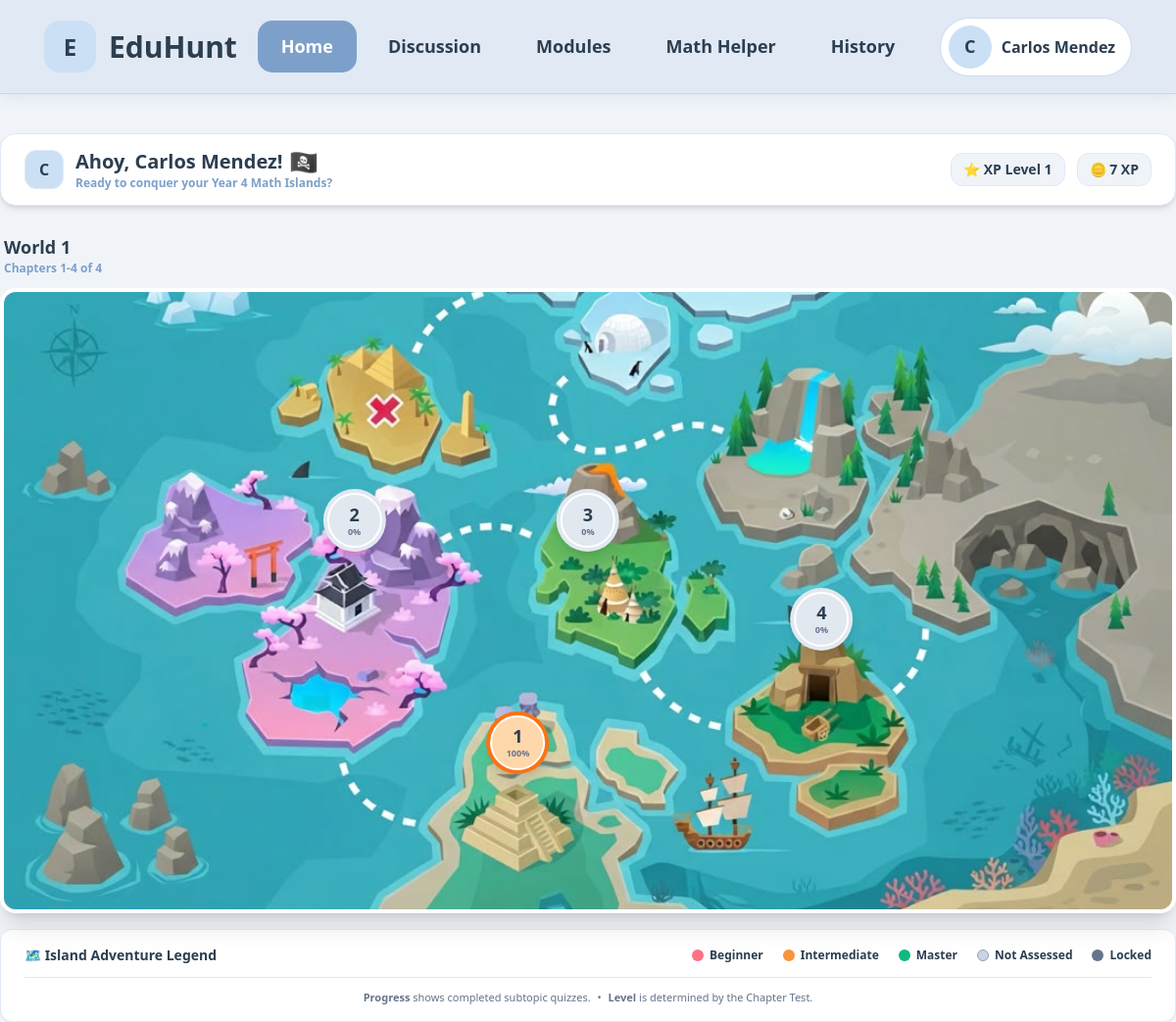
Page /student/index.php on the committed database.
### tables this page shows
CREATE TABLE students (
        id INTEGER PRIMARY KEY AUTOINCREMENT, 
        classroom_id INTEGER, 
        name TEXT NOT NULL, 
        status TEXT NOT NULL, 
        score INTEGER DEFAULT 0, 
        role TEXT DEFAULT 'student', 
        FOREIGN KEY(classroom_id) REFERENCES classrooms(id) ON DELETE SET NULL
    );

### student/index.php (the view, shortened to what this page needs)
<?php
require_once __DIR__ . '/../config/db.php';
$student_id = 3;
$stmt_student = $pdo->prepare("
    SELECT s.id, s.name, s.score AS xp, c.name AS classroom_name
    FROM students s
    LEFT JOIN classrooms c ON s.classroom_id = c.id
    WHERE s.id = ?
");
$stmt_student->execute([$student_id]);
$student = $stmt_student->fetch(PDO::FETCH_ASSOC);
$student['xp_level'] = max(1, (int) floor(((int)$student['xp']) / 100));
$chapter_positions = [
    ['theme_name' => 'Ancient Pyramid',       'x' => 44, 'y' => 84],
    ['theme_name' => 'Cherry Blossom Valley', 'x' => 30, 'y' => 48],
    ['theme_name' => 'Volcanic Jungle',       'x' => 50, 'y' => 48],
    ['theme_name' => 'Hidden Cove',           'x' => 70, 'y' => 64],
    ['theme_name' => 'Waterfall Cliffs',      'x' => 70, 'y' => 32],
    ['theme_name' => 'Frozen Igloo',          'x' => 54, 'y' => 12],
    ['theme_name' => 'Desert Treasure',       'x' => 32, 'y' => 20],
];
$chapters_per_world = count($chapter_positions);
$stmt_classroom = $pdo->prepare("
    SELECT classroom_id
    FROM students
    WHERE id = ?
");
$stmt_classroom->execute([$student_id]);
$classroom_id = $stmt_classroom->fetchColumn();
$chapter_rows = [];
if ($classroom_id) {
    $stmt_chapters = $pdo->prepare("
        SELECT id, chapter_name, is_unlocked
        FROM classroom_chapters
        WHERE classroom_id = ?
        ORDER BY id ASC
    ");
    $stmt_chapters->execute([$classroom_id]);
    $chapter_rows = $stmt_chapters->fetchAll(PDO::FETCH_ASSOC);
}
$total_chapters = count($chapter_rows);
$total_worlds = max(1, (int) ceil($total_chapters / $chapters_per_world));
$current_world = max(1, (int) ($_GET['world'] ?? 1));
$current_world = min($current_world, $total_worlds);
$world_offset = ($current_world - 1) * $chapters_per_world;
$visible_chapters = array_slice($chapter_rows, $world_offset, $chapters_per_world);
$chapter_levels = [];
$stmt_level = $pdo->prepare("
    SELECT island_id, level, status
    FROM student_progress
    WHERE student_id = ?
");
$stmt_level->execute([$student_id]);
$level_rows = $stmt_level->fetchAll(PDO::FETCH_ASSOC);
foreach ($level_rows as $row) {
    $island_id = (int)$row['island_id'];
    $chapter_levels[$island_id] = [
        'level' => (int)$row['level'],
        'status' => $row['status']
    ];
}
$islands = [];
foreach ($visible_chapters as $slot => $row) {
    $chapter_num = $world_offset + $slot + 1;
    $position = $chapter_positions[$slot];
    $chapter_name = $row['chapter_name'];
    $isUnlocked = (int) $row['is_unlocked'] === 1;
    $stmt_total = $pdo->prepare("
        SELECT COUNT(DISTINCT subtopic_name)
        FROM chapter_materials
        WHERE chapter_name = ?
          AND subtopic_name IS NOT NULL
          AND TRIM(subtopic_name) != ''
    ");
    $stmt_total->execute([$chapter_name]);
    $total_subtopics = (int) $stmt_total->fetchColumn();
    $completed_subtopic_numbers = [];
    $stmt_completed = $pdo->prepare("
        SELECT title
        FROM student_assessments
        WHERE student_id = ?
          AND island_id = ?
          AND type = 'Quiz'
    ");
    $stmt_completed->execute([$student_id, $chapter_num]);
    $completed_assessments = $stmt_completed->fetchAll(PDO::FETCH_ASSOC);
    foreach ($completed_assessments as $assessment) {
        $title = trim($assessment['title']);
        if (preg_match('/Subtopic\s+([\d.]+)\s+Assessment/i', $title, $match)) {
            $completed_subtopic_numbers[$match[1]] = true;
        }
    }
    $completed_subtopics = count($completed_subtopic_numbers);
    $progress_percentage = $total_subtopics > 0
        ? min(100, (int) round(($completed_subtopics / $total_subtopics) * 100))
        : 0;
    $level = $chapter_levels[$chapter_num]['level'] ?? 0;
    if ($level === 1) {
        $level_name = 'Beginner';
        $level_description = 'Needs more foundational practice';
        $level_color = 'red';
    } elseif ($level === 2) {
        $level_name = 'Intermediate';
        $level_description = 'Developing understanding';
        $level_color = 'orange';
    } elseif ($level === 3) {
        $level_name = 'Master';
        $level_description = 'Strong understanding';
        $level_color = 'green';
    } else {
        $level_name = 'Not Assessed';
        $level_description = 'Chapter Test not completed';
        $level_color = 'gray';
    }
    $islands[$chapter_num] = [
        'name' => $position['theme_name'],
        'topic' => $chapter_name,
        'x' => $position['x'],
        'y' => $position['y'],
        'unlocked' => $isUnlocked,
        'chapter_name' => $chapter_name,
        'progress' => $progress_percentage,
        'completed_subtopics' => $completed_subtopics,
        'total_subtopics' => $total_subtopics,
        'level' => $level,
        'level_name' => $level_name,
        'level_description' => $level_description,
        'level_color' => $level_color,
    ];
}
?>
<!DOCTYPE html>
<html lang="en">
<head>
    <script src="https://cdn.tailwindcss.com"></script>
    <link
        href="https://cdn.jsdelivr.net/npm/flowbite@2.5.1/dist/flowbite.min.css"
        rel="stylesheet"
    />
</head>
<body
    class="bg-pastel-bg text-pastel-text min-h-screen flex flex-col items-center justify-start"
>
<nav class="main-navbar">
    <div class="nav-inner">
        <a href="index.php" class="brand">
            <div class="brand-icon">
                E
            </div>
            <div class="brand-name">
                EduHunt
            </div>
        </a>
        <div class="nav-links">
            <a href="index.php" class="active">
                Home
            </a>
            <a href="discussion.php">
                Discussion
            </a>
            <a href="module.php">
                Modules
            </a>
            <a href="mathhelper.php">
                Math Helper
            </a>
            <a href="history.php">
                History
            </a>
        </div>
        <div class="profile-area">
            <div class="profile-button">
                <div class="avatar">
                    <?= htmlspecialchars(
                        strtoupper(
                            substr(
                                $student['name'],
                                0,
                                1
                            )
                        )
                    ) ?>
                </div>
                <span class="profile-name">
                    <?= htmlspecialchars($student['name']) ?>
                </span>
            </div>
        </div>
    </div>
</nav>
<div
    class="w-full max-w-[85rem] flex justify-between items-center mt-10 mb-4 bg-pastel-card border border-pastel-nav px-6 py-3.5 rounded-2xl shadow-md"
>
        <div class="flex items-center space-x-3">
            <div
                class="w-10 h-10 rounded-xl bg-pastel-badge border border-pastel-nav flex items-center justify-center font-black text-pastel-text text-base"
            >
                <?= strtoupper(substr($student['name'], 0, 1)) ?>
            </div>
            <div>
<h1
    class="text-xl font-black text-pastel-text flex items-center gap-1.5"
>
                    Ahoy,
                    <?= htmlspecialchars($student['name']) ?>!
                    <span class="text-2xl leading-none">🏴‍☠️</span>
                </h1>
                <p class="text-xs font-semibold text-pastel-primary">
                    Ready to conquer your Year 4 Math Islands?
                </p>
            </div>
        </div>
        <div
            class="flex items-center space-x-3 text-sm font-bold"
        >
            <div
                class="bg-pastel-bg text-pastel-text px-3 py-1.5 rounded-xl border border-pastel-nav flex items-center gap-1.5"
            >
                ⭐ XP Level <?= $student['xp_level'] ?>
            </div>
            <div
                class="bg-pastel-bg text-pastel-text px-3 py-1.5 rounded-xl border border-pastel-nav flex items-center gap-1.5"
            >
                🪙 <?= (int)$student['xp'] ?> XP
            </div>
        </div>
    </div>
    <div class="w-full max-w-[85rem] flex items-center justify-between mt-3 mb-3 px-1">
        <div>
            <div class="text-lg font-black text-pastel-text">
                World <?= $current_world ?>
            </div>
            <div class="text-xs font-semibold text-pastel-primary">
                <?php if ($total_chapters > 0): ?>
                    Chapters <?= $world_offset + 1 ?>-<?= min($world_offset + $chapters_per_world, $total_chapters) ?> of <?= $total_chapters ?>
                <?php else: ?>
                    No chapters have been added yet.
                <?php endif; ?>
            </div>
        </div>
    </div>
    <div
        class="relative w-full max-w-[85rem] aspect-[16/8.5] rounded-2xl overflow-hidden border-4 border-pastel-card shadow-xl bg-pastel-bg"
    >
        <img
            src="/Quality-Education/src/student/map.jpeg"
            alt="EduHunt Map"
            class="absolute inset-0 w-full h-full object-cover select-none z-0"
        >
        <?php foreach ($islands as $id => $island): ?>
            <?php
            $isUnlocked = $island['unlocked'];
            $progress = $island['progress'];
            $levelColor = $island['level_color'];
            ?>
            <div
                class="absolute transform -translate-x-1/2 -translate-y-1/2 z-30"
                style="
                    left: <?= $island['x'] ?>%;
                    top: <?= $island['y'] ?>%;
                "
            >
                <?php if ($isUnlocked): ?>
                    <a
                        href="module.php?chap=<?= $id ?>"
                        class="flex flex-col items-center group"
                    >
                        <div
                            class="w-16 h-16 rounded-full p-[4px] shadow-lg transition-all duration-200 group-hover:scale-110"
style="
    background: conic-gradient(
        <?= $levelColor === 'red'
            ? '#f43f5e'
            : ($levelColor === 'orange'
                ? '#f97316'
                : ($levelColor === 'green'
                    ? '#10b981'
                    : '#94a3b8'))
        ?>
        <?= $progress ?>%,
        #e2e8f0 <?= $progress ?>%
    );
"
                        >
                            <div
class="w-full h-full rounded-full flex flex-col items-center justify-center border-2 border-white
    <?= $levelColor === 'red'
        ? 'bg-rose-200'
        : ($levelColor === 'orange'
            ? 'bg-orange-200'
            : ($levelColor === 'green'
                ? 'bg-emerald-500'
                : 'bg-slate-200'))
    ?>"
                                >
                                <span
                                    class="text-lg font-black text-pastel-text leading-none"
                                >
                                    <?= $id ?>
                                </span>
                                <span
                                    class="text-[9px] font-bold text-slate-500 leading-none mt-1"
                                >
                                    <?= $progress ?>%
                                </span>
                            </div>
                        </div>
                    </a>
                <?php endif; ?>
            </div>
        <?php endforeach; ?>
    </div>
    <div
        class="mt-4 w-full max-w-[85rem] bg-pastel-card border border-pastel-nav px-6 py-4 rounded-xl shadow-sm"
    >
        <div
            class="flex flex-col lg:flex-row justify-between items-center gap-4"
        >
            <div class="text-pastel-text font-bold text-sm">
                🗺️ Island Adventure Legend
            </div>
            <div
                class="flex flex-wrap items-center justify-center gap-x-5 gap-y-2 text-xs font-semibold"
            >
                <div class="flex items-center gap-1.5">
                    <span
                        class="w-3 h-3 rounded-full bg-rose-400"
                    ></span>
                    <span>
                        Beginner
                    </span>
                </div>
                <div class="flex items-center gap-1.5">
                    <span
                        class="w-3 h-3 rounded-full bg-orange-400"
                    ></span>
                    <span>
                        Intermediate
                    </span>
                </div>
                <div class="flex items-center gap-1.5">
                    <span
                        class="w-3 h-3 rounded-full bg-emerald-500"
                    ></span>
                    <span>
                        Master
                    </span>
                </div>
                <div class="flex items-center gap-1.5">
                    <span
                        class="w-3 h-3 rounded-full bg-slate-300 border border-slate-400"
                    ></span>
                    <span>
                        Not Assessed
                    </span>
                </div>
                <div class="flex items-center gap-1.5">
                    <span
                        class="w-3 h-3 rounded-full bg-slate-500"
                    ></span>
                    <span>
                        Locked
                    </span>
                </div>
            </div>
        </div>
        <div
            class="mt-3 pt-3 border-t border-pastel-nav text-center text-[11px] text-slate-500"
        >
            <span class="font-semibold">
                Progress
            </span>
            shows completed subtopic quizzes.
            <span class="mx-1">•</span>
            <span class="font-semibold">
                Level
            </span>
            is determined by the Chapter Test.
        </div>
    </div>
</body>
</html>

### student/index.php (style rules this page uses)
.main-navbar { height: 96px; background: #e1e9f5; border-bottom: 1px solid rgba(125, 160, 202, .25); box-shadow: 0 3px 15px rgba(75, 100, 130, .10); position: sticky; top: 0; z-index: 1000; display: flex; align-items: center; width: 100%; align-self: stretch; }
.nav-inner { width: 100%; max-width: 1500px; margin: auto; padding: 0 45px; display: grid; grid-template-columns: 1fr auto 1fr; align-items: center; }
.brand { display: flex; align-items: center; gap: 13px; text-decoration: none; color: #2c3e50; }
.brand-icon { width: 53px; height: 53px; border-radius: 16px; background: #cbe0f5; display: flex; align-items: center; justify-content: center; font-size: 24px; font-weight: 900; }
.brand-name { font-size: 30px; font-weight: 900; }
.nav-links { display: flex; align-items: center; gap: 8px; }
.nav-links a { text-decoration: none; color: #2c3e50; padding: 13px 24px; border-radius: 15px; font-size: 18px; font-weight: 800; transition: .2s; }
.nav-links a.active { background: #7da0ca; color: white; }
.profile-area { display: flex; justify-content: flex-end; position: relative; }
.profile-button { border: 1px solid rgba(125, 160, 202, .35); background: white; border-radius: 999px; padding: 7px 16px 7px 8px; display: flex; align-items: center; gap: 10px; cursor: default; color: #2c3e50; font-weight: 800; font-size: 16px; }
.avatar { width: 44px; height: 44px; border-radius: 50%; background: #cbe0f5; display: flex; align-items: center; justify-content: center; font-size: 18px; font-weight: 900; }

### rows in the picture
students: name "C", name "Carlos Mendez", score "7"

### other values in the picture
$student['xp_level'] "1"
$current_world "1"
$world_offset + 1 "1"
min($world_offset + $chapters_per_world, $total_chapters) "4"
$total_chapters "4"
$id "1"
$progress "100"
$id "2"
$progress "0"
$id "3"
$id "4"
